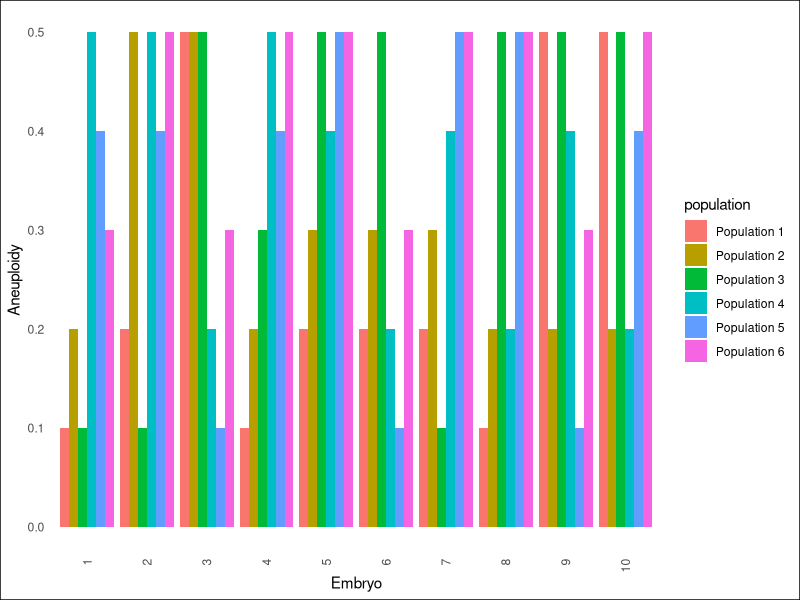
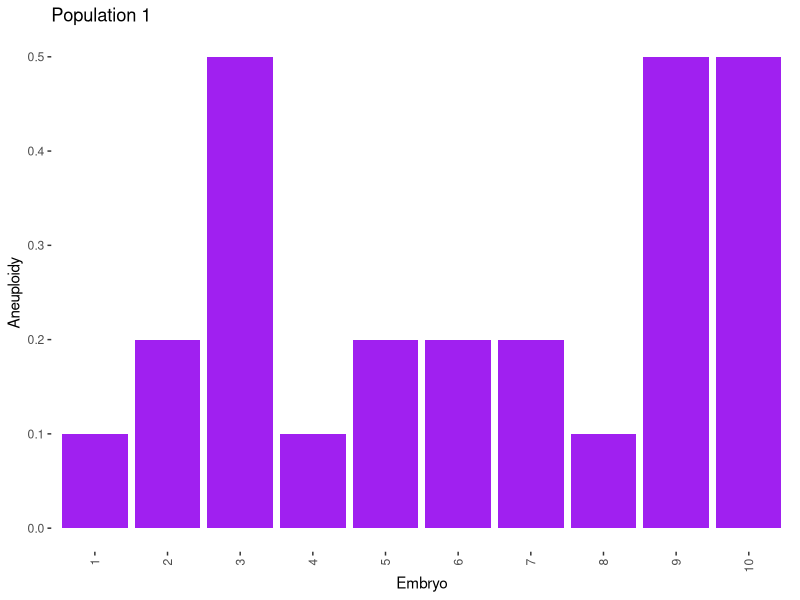
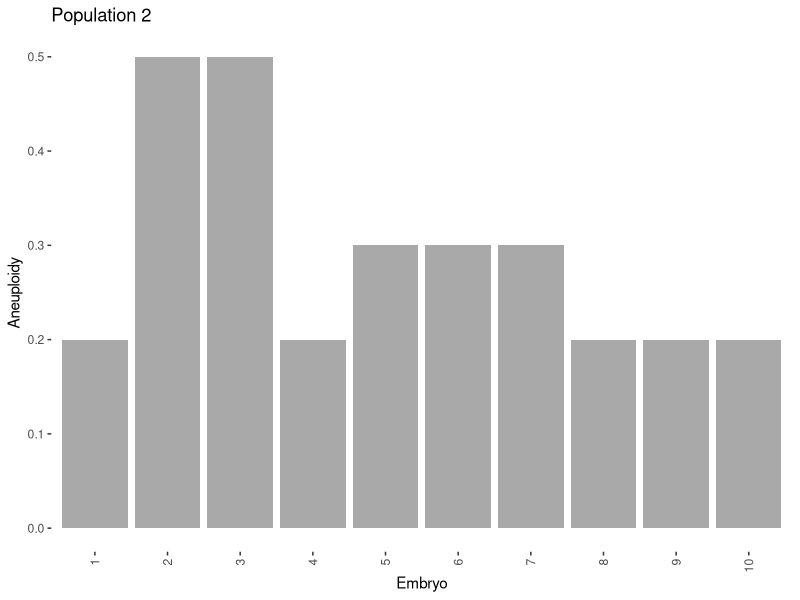
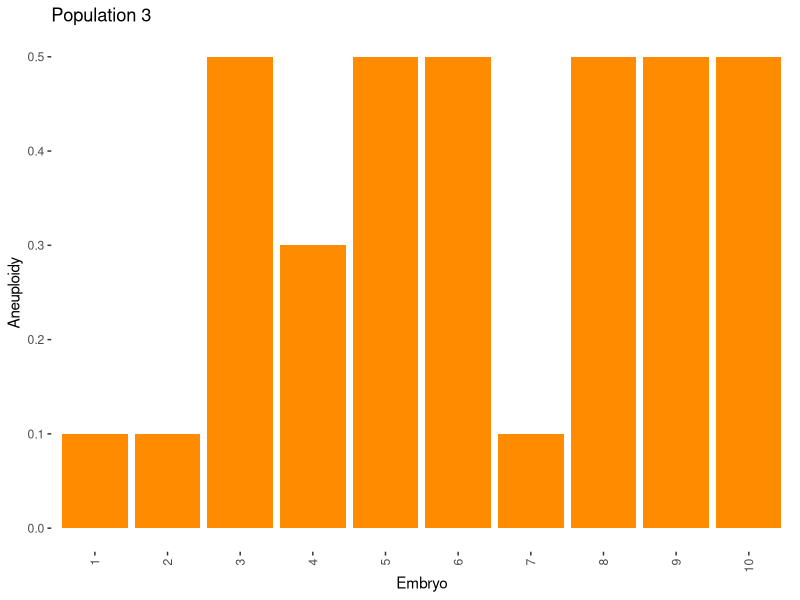
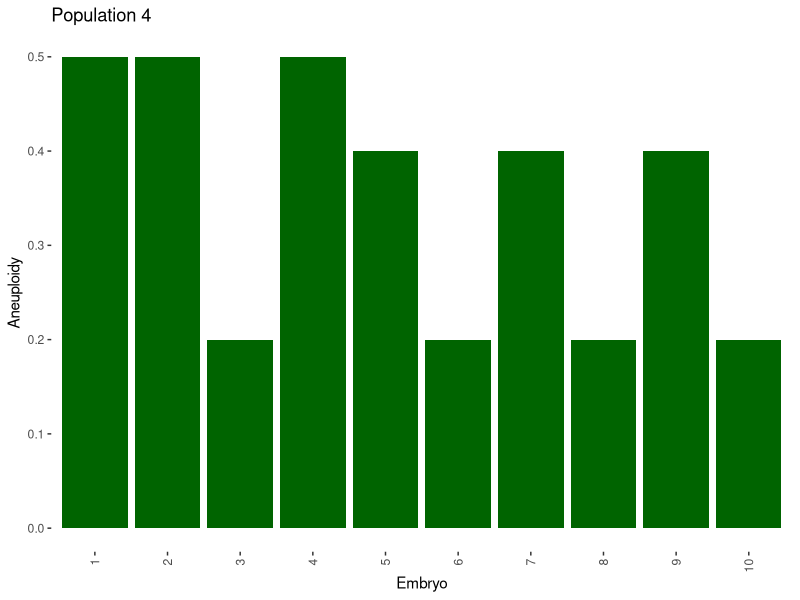
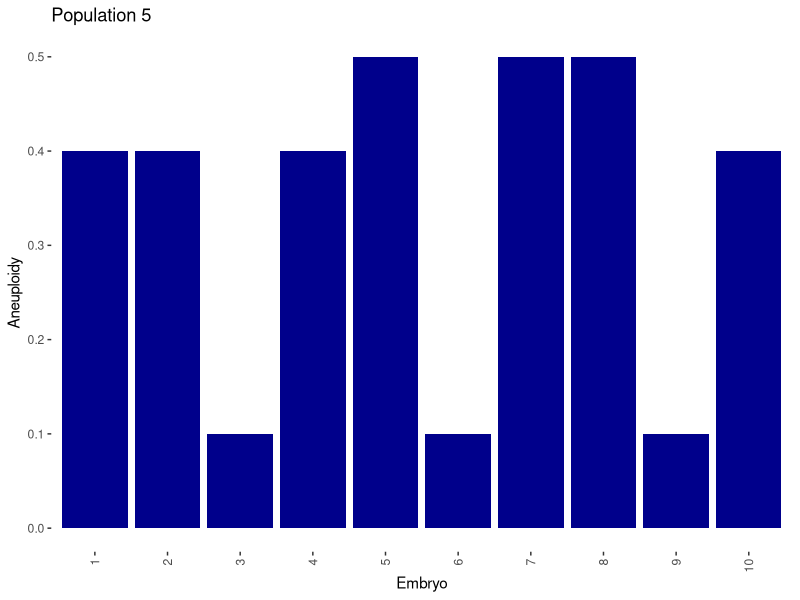
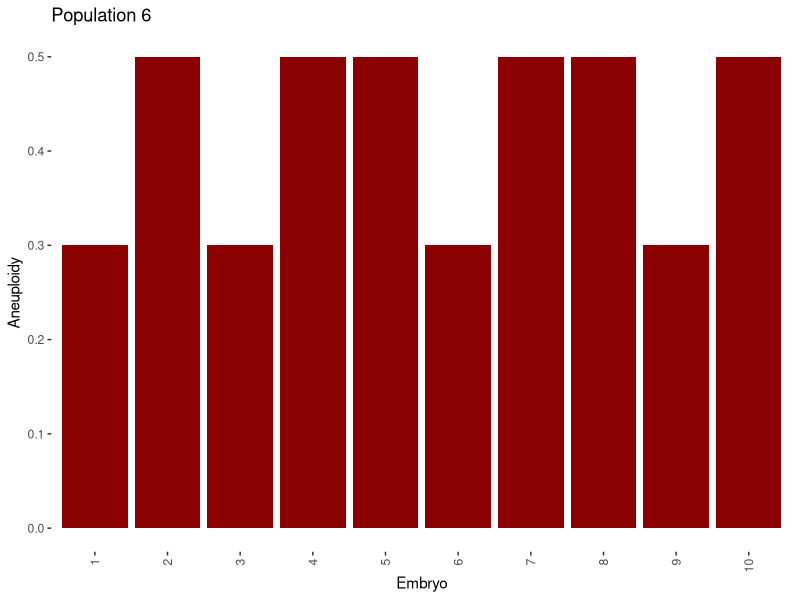
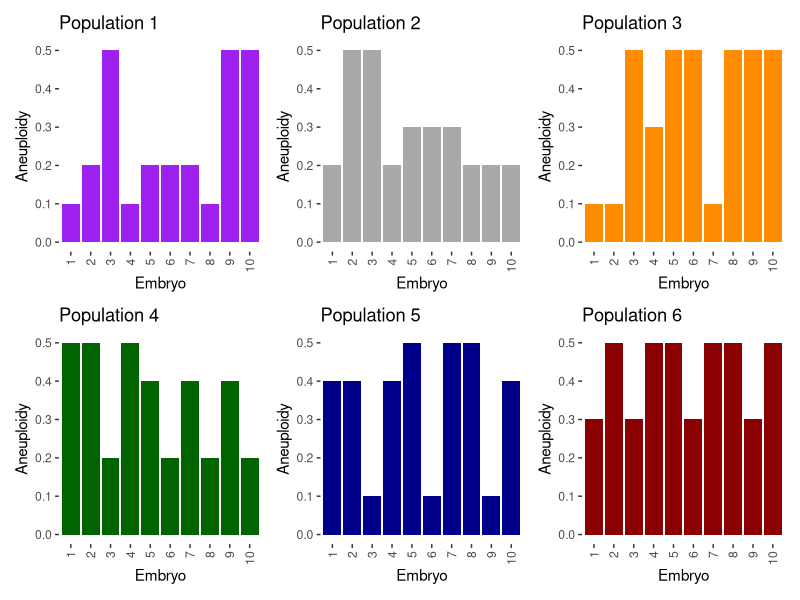

The R script that drew these images, in order:
# Load necessary libraries
library(tibble)
library(ggplot2)
library(dplyr)

# Define the Embryo class (assuming you have a defined Embryo class with appropriate slots)
setClass("Embryo", representation(n.cells = "numeric", n.chrs = "numeric", prop.aneuploid = "numeric", dispersal = "numeric", aneu = "numeric"))

# Define a function to create an Embryo object
create_embryo <- function(n.cells, n.chrs, prop.aneuploid, dispersal, rng_seed = NULL) {
  if (!is.null(rng_seed)) {
    set.seed(rng_seed)
  } else {
    set.seed(sample.int(.Machine$integer.max, size = 1))
  }
  
  # Simulate the 'aneu' slot value based on some logic (replace this with actual logic if different)
  aneu <- prop.aneuploid
  
  # Create the embryo with the specified parameters
  e <- new("Embryo", n.cells = n.cells, n.chrs = n.chrs, prop.aneuploid = prop.aneuploid, dispersal = dispersal, aneu = aneu)
  
  return(e)
}

# Function to create a population of embryos with user-defined parameters
create_embryo_population <- function(num_embryos, n_cells_range, n_chrs_range, prop_aneuploid_range, dispersal_range, rng_seed = NULL) {
  embryo_population <- list()
  
  for (i in 1:num_embryos) {
    if (!is.null(rng_seed)) {
      embryo_rng_seed <- rng_seed + i  # Use a different seed for each embryo
    } else {
      embryo_rng_seed <- NULL  # No seed specified, use random seed for each embryo
    }
    
    n_cells <- sample(n_cells_range, size = 1)
    n_chrs <- sample(n_chrs_range, size = 1)
    prop_aneuploid <- sample(prop_aneuploid_range, size = 1)
    dispersal <- sample(dispersal_range, size = 1)
    
    embryo <- create_embryo(
      n.cells = n_cells, 
      n.chrs = n_chrs, 
      prop.aneuploid = prop_aneuploid, 
      dispersal = dispersal,
      rng_seed = embryo_rng_seed  # Pass RNG seed to embryo creation
    )
    
    embryo_population[[i]] <- embryo
  }
  
  return(embryo_population)
}

# Function to extract aneuploidy proportions for each embryo
get_aneuploidy_proportions <- function(embryo_population) {
  sapply(embryo_population, function(e) slot(e, "aneu"))
}

# Function to create a dataframe from an embryo population
create_aneuploidy_df <- function(embryo_population, population_name) {
  aneuploidy_proportions <- get_aneuploidy_proportions(embryo_population)
  aneuploidy_proportions <- as.numeric(aneuploidy_proportions)
  tibble(
    embryo_id = seq_along(aneuploidy_proportions),
    aneuploidy = aneuploidy_proportions,
    population = population_name
  )
}

# Set ranges for the parameters of the embryo populations
n_cells_ranges <- list(
  c(150, 200, 250),
  c(100, 150, 200),
  c(50, 100, 150),
  c(200, 250, 300),
  c(150, 250, 350),
  c(100, 200, 300)
)

n_chrs_ranges <- list(
  c(1, 2),
  c(2, 3),
  c(1, 3),
  c(2, 4),
  c(1, 4),
  c(3, 4)
)

prop_aneuploid_ranges <- list(
  c(0.1, 0.2, 0.5),
  c(0.2, 0.3, 0.5),
  c(0.1, 0.3, 0.5),
  c(0.2, 0.4, 0.5),
  c(0.1, 0.4, 0.5),
  c(0.3, 0.5, 0.5)
)

dispersal_ranges <- list(
  c(0.8, 0.9, 1.0),
  c(0.7, 0.8, 0.9),
  c(0.6, 0.7, 0.8),
  c(0.8, 0.85, 0.9),
  c(0.75, 0.85, 0.95),
  c(0.7, 0.9, 1.0)
)

# Number of embryos in each population
num_embryos <- 10

# Set the RNG seeds for reproducibility
rng_seeds <- c(123, 456, 789, 101112, 131415, 161718)

# Create a list to store dataframes of all populations
aneuploidy_dfs <- list()

# Loop to create and store each population
for (i in 1:6) {
  embryo_population <- create_embryo_population(
    num_embryos, 
    n_cells_ranges[[i]], 
    n_chrs_ranges[[i]], 
    prop_aneuploid_ranges[[i]], 
    dispersal_ranges[[i]],
    rng_seed = rng_seeds[i]  # Use different RNG seed for each population
  )
  
  aneuploidy_df <- create_aneuploidy_df(embryo_population, paste("Population", i))
  aneuploidy_dfs[[i]] <- aneuploidy_df
}

# Combine all dataframes
combined_aneuploidy_df <- bind_rows(aneuploidy_dfs)

# Display the combined dataframe
print(combined_aneuploidy_df)

# Create the comparative histogram
comparative_hist_plot <- ggplot(combined_aneuploidy_df, aes(x = factor(embryo_id), y = aneuploidy, fill = population)) +
  geom_bar(stat = "identity", position = "dodge") +
  xlab("Embryo") +
  ylab("Aneuploidy") +
  theme_minimal() +
  theme(
    panel.grid = element_blank(),
    axis.text.x = element_text(angle = 90, vjust = 0.5, hjust = 1),
    plot.title = element_blank(),
    plot.background = element_rect(fill = "white")  # Set background color to white
  )

# Display the comparative histogram
print(comparative_hist_plot)


# Save the comparative histogram to a file
ggsave("comparative_aneuploidy_histogram.png", comparative_hist_plot)

# Plot population 1
Population_1 <- ggplot(aneuploidy_dfs[[1]], aes(x = factor(embryo_id), y = aneuploidy)) +
  geom_bar(stat = "identity", fill = "purple") +
  ggtitle("Population 1") +
  xlab("Embryo") +
  ylab("Aneuploidy") + 
  theme(
    axis.text.x = element_text(angle = 90, vjust = 0.5, hjust = 1),
    panel.grid.major = element_blank(),  # Remove major grid lines
    panel.grid.minor = element_blank(),  # Remove minor grid lines
    panel.background = element_blank()   # Remove background
  )

# Print or display the plot
print(Population_1)

# Plot population 2
Population_2 <- ggplot(aneuploidy_dfs[[2]], aes(x = factor(embryo_id), y = aneuploidy)) +
  geom_bar(stat = "identity", fill = "darkgrey") +
  ggtitle("Population 2") +
  xlab("Embryo") +
  ylab("Aneuploidy") + 
  theme(
    axis.text.x = element_text(angle = 90, vjust = 0.5, hjust = 1),
    panel.grid.major = element_blank(),  # Remove major grid lines
    panel.grid.minor = element_blank(),  # Remove minor grid lines
    panel.background = element_blank()   # Remove background
  )

# Print or display the plot
print(Population_2)

# Plot population 3
Population_3 <- ggplot(aneuploidy_dfs[[3]], aes(x = factor(embryo_id), y = aneuploidy)) +
  geom_bar(stat = "identity", fill = "darkorange") +
  ggtitle("Population 3") +
  xlab("Embryo") +
  ylab("Aneuploidy") + 
  theme(
    axis.text.x = element_text(angle = 90, vjust = 0.5, hjust = 1),
    panel.grid.major = element_blank(),  # Remove major grid lines
    panel.grid.minor = element_blank(),  # Remove minor grid lines
    panel.background = element_blank()   # Remove background
  )

# Print or display the plot
print(Population_3)

# Plot population 4
Population_4 <- ggplot(aneuploidy_dfs[[4]], aes(x = factor(embryo_id), y = aneuploidy)) +
  geom_bar(stat = "identity", fill = "darkgreen") +
  ggtitle("Population 4") +
  xlab("Embryo") +
  ylab("Aneuploidy") + 
  theme(
    axis.text.x = element_text(angle = 90, vjust = 0.5, hjust = 1),
    panel.grid.major = element_blank(),  # Remove major grid lines
    panel.grid.minor = element_blank(),  # Remove minor grid lines
    panel.background = element_blank()   # Remove background
  )

# Print or display the plot
print(Population_4)

# Plot population 5
Population_5 <- ggplot(aneuploidy_dfs[[5]], aes(x = factor(embryo_id), y = aneuploidy)) +
  geom_bar(stat = "identity", fill = "darkblue") +
  ggtitle("Population 5") +
  xlab("Embryo") +
  ylab("Aneuploidy") + 
  theme(
    axis.text.x = element_text(angle = 90, vjust = 0.5, hjust = 1),
    panel.grid.major = element_blank(),  # Remove major grid lines
    panel.grid.minor = element_blank(),  # Remove minor grid lines
    panel.background = element_blank()   # Remove background
  )

# Print or display the plot
print(Population_5)

Population_6 <- ggplot(aneuploidy_dfs[[6]], aes(x = factor(embryo_id), y = aneuploidy)) +
  geom_bar(stat = "identity", fill = "darkred") +
  ggtitle("Population 6") +
  xlab("Embryo") +
  ylab("Aneuploidy") + 
  theme(
    axis.text.x = element_text(angle = 90, vjust = 0.5, hjust = 1),
    panel.grid.major = element_blank(),  # Remove major grid lines
    panel.grid.minor = element_blank(),  # Remove minor grid lines
    panel.background = element_blank()   # Remove background
  )

# Print or display the plot
print(Population_6)

install.packages("patchwork")
library(patchwork)

# Combine plots using patchwork
combined_plots <- Population_1 + Population_2 + Population_3 + Population_4 + Population_5 + Population_6

# Display combined plots
print(combined_plots)

# Save the combined plots
ggsave("combined_plots.png", combined_plots)
